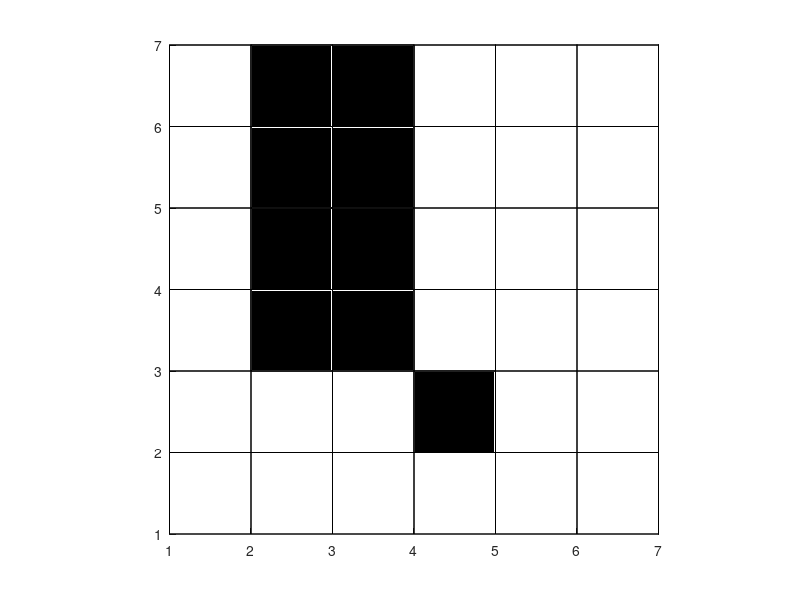

This figure's MATLAB source: (Note: this script raises an error after producing the figure.)
clc;
clear;
close all;

obstacles = [2,2;2,3;2,4;2,5;
              1,2;1,3;1,4;1,5;
              3,1];
obstacles = obstacles + 1

all_obstacles = [2,2;2,3;2,4;2,5;
              1,2;1,3;1,4;1,5;
              3,1 ;3,2  ];% this contains the list of the real obstacles that the algorthm can encounter
all_obstacles = all_obstacles + 1

%%  
%%plot the world and path
daspect([1 1 1]);
axis([1 7 1 7]);
for i=1:7
    for j=1:7
        rectangle('Position',[i,j,1,1]);
    end
end
for j=1:size(obstacles,1)
    rectangle('Position',[obstacles(j,1),obstacles(j,2),1,1], 'FaceColor','k');    
end
%%
init_node_pos =  [1,1];
goal_node_pos = [6,6];
% init_node_pos =  [0,1];
% goal_node_pos = [6,1];


h = zeros(6,6);
k = zeros(6,6);
b = ones(6,6,2).*-1; % the backpointer cordintes
h(goal_node_pos(1), goal_node_pos(2)) = 0;
k(goal_node_pos(1), goal_node_pos(2)) = 0;
b(goal_node_pos(1), goal_node_pos(2),:) = [6,6];



% goal_node.pos = goal_node_pos;
% goal_node.h = 0;
% goal_node.k = 0;
% goal_node.b = [5,5];

%%
% OPEN = PriorityQueue();
% node = [-10,-10];
% OPEN.push(inf,node);
% OPEN.push(k(goal_node_pos(1), goal_node_pos(2)), goal_node_pos);
OPEN = [];
OPEN = [OPEN; goal_node_pos];


%%
%actions = [1,0; 0,1; -1,0; 0,-1];

actions = [1,0;1,1;0,1;-1,1;-1,0;-1,-1;0,-1;1,-1];

%%

%starts the timer
tic;

NEW = []; % the new list
for i = 1:6
    for j = 1:6
        NEW = [NEW;[i,j]];
    end
end
NEW = removeList(goal_node_pos, NEW);
%%
% to remove an element from list just do CLOSED(j,:) = []
CLOSED = [];
path = goal_node_pos;
%D* algorithm
while OPEN.size()>0
    current_node = OPEN.pop();
    
    current_node_pos = current_node.pos;
    if norm(current_node_pos - goal_node_pos)==0
        parent_node = current_node.parent;
        parent_node.pos
        while norm(parent_node.pos - init_node_pos)>0
            path = [path;parent_node.pos];
            parent_node = parent_node.parent;
        end
        break;
    end
    CLOSED = [CLOSED;current_node_pos];
    %expand
    for i=1:size(actions,1)
        delta_movement = actions(i,:);
        neighbor_node_pos = current_node_pos + delta_movement;
        %%check if intersects with an obstacle
        is_obstacle = false;
        for j=1:size(obstacles,1)
            if norm(neighbor_node_pos - obstacles(j,:))==0
                is_obstacle = true;
                break;
            end
        end
        %%check if closed already
        is_closed = false;
        for j=1:size(CLOSED,1)
            if norm(neighbor_node_pos - CLOSED(j,:))==0
                is_closed = true;
                break;
            end
        end
        if ~is_obstacle && ~is_closed
            neighbor_node_g_cost = current_node.gcost + norm([neighbor_node_pos-current_node_pos]);
            neighbor_node_h_cost = norm(neighbor_node_pos - goal_node_pos);
            neighbor_node_f_cost = neighbor_node_g_cost + neighbor_node_h_cost;
            neighbor_node.pos = neighbor_node_pos;
            neighbor_node.gcost = neighbor_node_g_cost;
            neighbor_node.hcost = neighbor_node_h_cost;
            neighbor_node.fcost = neighbor_node_f_cost;
            neighbor_node.parent = current_node;
            %is in OPEN 
            is_open = false;
            for j=1:OPEN.size()
               if norm(neighbor_node_pos - OPEN.getUserData(j).pos)==0
                    is_open = true; % dawg - small error in the program we should modigy yhr f_value if the favalue is better than earlier
                    break;
                end
            end
            if ~is_open
                OPEN.push(neighbor_node.fcost,neighbor_node);
            end
        end
    end    
end
path = [path;init_node_pos];
toc;

path_length = 0;
for j=1:size(path,1)
    hold on;
    plot(path(j,1)+.5,path(j,2)+.5,'bd');
    hold off;
    if j>1
        path_length = path_length + norm(path(j,:)-path(j-1,:));
    end
end
disp(strcat('Path length is : ',num2str(path_length)));
hold on;
plot(init_node_pos(1)+.5,init_node_pos(2)+.5,'rd');
plot(goal_node_pos(1)+.5,goal_node_pos(2)+.5,'gd');